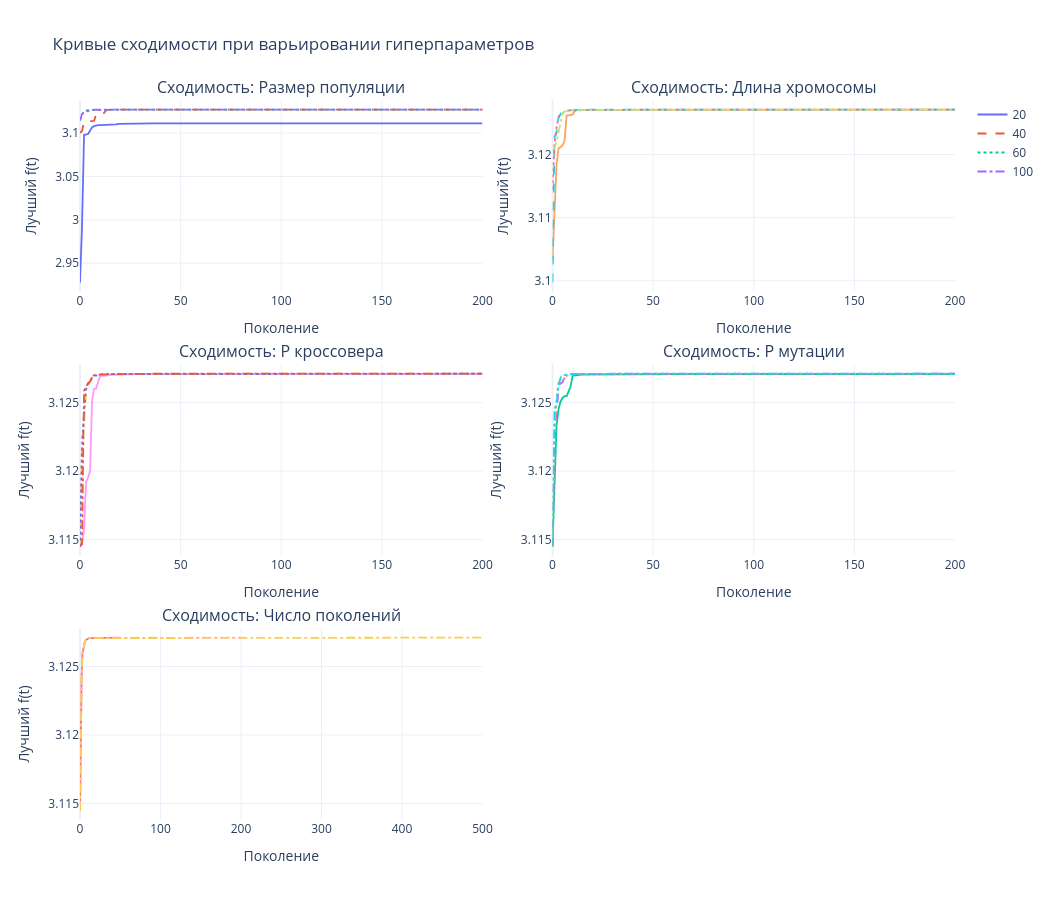

Source (notebook cell):
### Markdown cell above
### Кривые сходимости для различных параметров

### Code cell
fig = make_subplots(
    rows=3, cols=2,
    subplot_titles=[
        f"Сходимость: {PARAM_LABELS[p]}" for p in PARAM_GRID
    ] + [""],
    vertical_spacing=0.10, horizontal_spacing=0.08
)

line_styles = ["solid", "dash", "dot", "dashdot"]

for idx, (param_name, values) in enumerate(PARAM_GRID.items()):
    row, col = positions[idx]
    for j, val in enumerate(values):
        curves = param_results[param_name][val]["convergence"]
        max_len = max(len(c) for c in curves)
        avg_curve = np.zeros(max_len)
        counts = np.zeros(max_len)
        for c in curves:
            avg_curve[:len(c)] += c
            counts[:len(c)] += 1
        avg_curve /= counts

        fig.add_trace(go.Scatter(
            x=np.arange(max_len), y=avg_curve,
            mode="lines", name=f"{val}",
            line=dict(dash=line_styles[j % len(line_styles)], width=1.8),
            legendgroup=param_name,
            showlegend=(idx == 0),
        ), row=row, col=col)

    fig.update_xaxes(title_text="Поколение", row=row, col=col)
    fig.update_yaxes(title_text="Лучший f(t)", row=row, col=col)

fig.update_layout(
    title_text="Кривые сходимости при варьировании гиперпараметров",
    template="plotly_white", width=1050, height=900,
)
fig.write_html(str(OUTPUTS / "05_param_analysis.html"), include_plotlyjs=True)
fig.show()

### Figure 1 — Plotly figure (JSON) as saved in the notebook; plotly's stock layout.template omitted (floating-point values rounded to 4 significant figures; data arrays with more than 128 entries replaced by an {"elided": "..."} marker saying what was removed)
{"data": [{"legendgroup": "pop_size", "line": {"dash": "solid", "width": 1.8}, "mode": "lines", "name": "20", "showlegend": true, "type": "scatter", "x": {"elided": "201 int values"}, "xaxis": "x", "y": {"elided": "201 float values"}, "yaxis": "y"}, {"legendgroup": "pop_size", "line": {"dash": "dash", "width": 1.8}, "mode": "lines", "name": "40", "showlegend": true, "type": "scatter", "x": {"elided": "201 int values"}, "xaxis": "x", "y": {"elided": "201 float values"}, "yaxis": "y"}, {"legendgroup": "pop_size", "line": {"dash": "dot", "width": 1.8}, "mode": "lines", "name": "60", "showlegend": true, "type": "scatter", "x": {"elided": "201 int values"}, "xaxis": "x", "y": {"elided": "201 float values"}, "yaxis": "y"}, {"legendgroup": "pop_size", "line": {"dash": "dashdot", "width": 1.8}, "mode": "lines", "name": "100", "showlegend": true, "type": "scatter", "x": {"elided": "201 int values"}, "xaxis": "x", "y": {"elided": "201 float values"}, "yaxis": "y"}, {"legendgroup": "chrom_length", "line": {"dash": "solid", "width": 1.8}, "mode": "lines", "name": "10", "showlegend": false, "type": "scatter", "x": {"elided": "201 int values"}, "xaxis": "x2", "y": {"elided": "201 float values"}, "yaxis": "y2"}, {"legendgroup": "chrom_length", "line": {"dash": "dash", "width": 1.8}, "mode": "lines", "name": "16", "showlegend": false, "type": "scatter", "x": {"elided": "201 int values"}, "xaxis": "x2", "y": {"elided": "201 float values"}, "yaxis": "y2"}, {"legendgroup": "chrom_length", "line": {"dash": "dot", "width": 1.8}, "mode": "lines", "name": "20", "showlegend": false, "type": "scatter", "x": {"elided": "201 int values"}, "xaxis": "x2", "y": {"elided": "201 float values"}, "yaxis": "y2"}, {"legendgroup": "chrom_length", "line": {"dash": "dashdot", "width": 1.8}, "mode": "lines", "name": "24", "showlegend": false, "type": "scatter", "x": {"elided": "201 int values"}, "xaxis": "x2", "y": {"elided": "201 float values"}, "yaxis": "y2"}, {"legendgroup": "p_cross", "line": {"dash": "solid", "width": 1.8}, "mode": "lines", "name": "0.5", "showlegend": false, "type": "scatter", "x": {"elided": "201 int values"}, "xaxis": "x3", "y": {"elided": "201 float values"}, "yaxis": "y3"}, {"legendgroup": "p_cross", "line": {"dash": "dash", "width": 1.8}, "mode": "lines", "name": "0.7", "showlegend": false, "type": "scatter", "x": {"elided": "201 int values"}, "xaxis": "x3", "y": {"elided": "201 float values"}, "yaxis": "y3"}, {"legendgroup": "p_cross", "line": {"dash": "dot", "width": 1.8}, "mode": "lines", "name": "0.85", "showlegend": false, "type": "scatter", "x": {"elided": "201 int values"}, "xaxis": "x3", "y": {"elided": "201 float values"}, "yaxis": "y3"}, {"legendgroup": "p_cross", "line": {"dash": "dashdot", "width": 1.8}, "mode": "lines", "name": "0.95", "showlegend": false, "type": "scatter", "x": {"elided": "201 int values"}, "xaxis": "x3", "y": {"elided": "201 float values"}, "yaxis": "y3"}, {"legendgroup": "p_mut", "line": {"dash": "solid", "width": 1.8}, "mode": "lines", "name": "0.001", "showlegend": false, "type": "scatter", "x": {"elided": "201 int values"}, "xaxis": "x4", "y": {"elided": "201 float values"}, "yaxis": "y4"}, {"legendgroup": "p_mut", "line": {"dash": "dash", "width": 1.8}, "mode": "lines", "name": "0.01", "showlegend": false, "type": "scatter", "x": {"elided": "201 int values"}, "xaxis": "x4", "y": {"elided": "201 float values"}, "yaxis": "y4"}, {"legendgroup": "p_mut", "line": {"dash": "dot", "width": 1.8}, "mode": "lines", "name": "0.05", "showlegend": false, "type": "scatter", "x": {"elided": "201 int values"}, "xaxis": "x4", "y": {"elided": "201 float values"}, "yaxis": "y4"}, {"legendgroup": "p_mut", "line": {"dash": "dashdot", "width": 1.8}, "mode": "lines", "name": "0.1", "showlegend": false, "type": "scatter", "x": {"elided": "201 int values"}, "xaxis": "x4", "y": {"elided": "201 float values"}, "yaxis": "y4"}, {"legendgroup": "n_generations", "line": {"dash": "solid", "width": 1.8}, "mode": "lines", "name": "50", "showlegend": false, "type": "scatter", "x": [0, 1, 2, 3, 4, 5, 6, 7, 8, 9, 10, 11, 12, 13, 14, 15, 16, 17, 18, 19, 20, 21, 22, 23, 24, 25, 26, 27, 28, 29, 30, 31, 32, 33, 34, 35, 36, 37, 38, 39, 40, 41, 42, 43, 44, 45, 46, 47, 48, 49, 50], "xaxis": "x5", "y": [3.114, 3.122, 3.124, 3.126, 3.126, 3.126, 3.127, 3.127, 3.127, 3.127, 3.127, 3.127, 3.127, 3.127, 3.127, 3.127, 3.127, 3.127, 3.127, 3.127, 3.127, 3.127, 3.127, 3.127, 3.127, 3.127, 3.127, 3.127, 3.127, 3.127, 3.127, 3.127, 3.127, 3.127, 3.127, 3.127, 3.127, 3.127, 3.127, 3.127, 3.127, 3.127, 3.127, 3.127, 3.127, 3.127, 3.127, 3.127, 3.127, 3.127, 3.127], "yaxis": "y5"}, {"legendgroup": "n_generations", "line": {"dash": "dash", "width": 1.8}, "mode": "lines", "name": "100", "showlegend": false, "type": "scatter", "x": [0, 1, 2, 3, 4, 5, 6, 7, 8, 9, 10, 11, 12, 13, 14, 15, 16, 17, 18, 19, 20, 21, 22, 23, 24, 25, 26, 27, 28, 29, 30, 31, 32, 33, 34, 35, 36, 37, 38, 39, 40, 41, 42, 43, 44, 45, 46, 47, 48, 49, 50, 51, 52, 53, 54, 55, 56, 57, 58, 59, 60, 61, 62, 63, 64, 65, 66, 67, 68, 69, 70, 71, 72, 73, 74, 75, 76, 77, 78, 79, 80, 81, 82, 83, 84, 85, 86, 87, 88, 89, 90, 91, 92, 93, 94, 95, 96, 97, 98, 99, 100], "xaxis": "x5", "y": [3.114, 3.122, 3.124, 3.126, 3.126, 3.126, 3.127, 3.127, 3.127, 3.127, 3.127, 3.127, 3.127, 3.127, 3.127, 3.127, 3.127, 3.127, 3.127, 3.127, 3.127, 3.127, 3.127, 3.127, 3.127, 3.127, 3.127, 3.127, 3.127, 3.127, 3.127, 3.127, 3.127, 3.127, 3.127, 3.127, 3.127, 3.127, 3.127, 3.127, 3.127, 3.127, 3.127, 3.127, 3.127, 3.127, 3.127, 3.127, 3.127, 3.127, 3.127, 3.127, 3.127, 3.127, 3.127, 3.127, 3.127, 3.127, 3.127, 3.127, 3.127, 3.127, 3.127, 3.127, 3.127, 3.127, 3.127, 3.127, 3.127, 3.127, 3.127, 3.127, 3.127, 3.127, 3.127, 3.127, 3.127, 3.127, 3.127, 3.127, 3.127, 3.127, 3.127, 3.127, 3.127, 3.127, 3.127, 3.127, 3.127, 3.127, 3.127, 3.127, 3.127, 3.127, 3.127, 3.127, 3.127, 3.127, 3.127, 3.127, 3.127], "yaxis": "y5"}, {"legendgroup": "n_generations", "line": {"dash": "dot", "width": 1.8}, "mode": "lines", "name": "200", "showlegend": false, "type": "scatter", "x": {"elided": "201 int values"}, "xaxis": "x5", "y": {"elided": "201 float values"}, "yaxis": "y5"}, {"legendgroup": "n_generations", "line": {"dash": "dashdot", "width": 1.8}, "mode": "lines", "name": "500", "showlegend": false, "type": "scatter", "x": {"elided": "501 int values"}, "xaxis": "x5", "y": {"elided": "501 float values"}, "yaxis": "y5"}], "layout": {"annotations": [{"font": {"size": 16}, "showarrow": false, "text": "Сходимость: Размер популяции", "x": 0.23, "xanchor": "center", "xref": "paper", "y": 1.0, "yanchor": "bottom", "yref": "paper"}, {"font": {"size": 16}, "showarrow": false, "text": "Сходимость: Длина хромосомы", "x": 0.77, "xanchor": "center", "xref": "paper", "y": 1.0, "yanchor": "bottom", "yref": "paper"}, {"font": {"size": 16}, "showarrow": false, "text": "Сходимость: P кроссовера", "x": 0.23, "xanchor": "center", "xref": "paper", "y": 0.6333, "yanchor": "bottom", "yref": "paper"}, {"font": {"size": 16}, "showarrow": false, "text": "Сходимость: P мутации", "x": 0.77, "xanchor": "center", "xref": "paper", "y": 0.6333, "yanchor": "bottom", "yref": "paper"}, {"font": {"size": 16}, "showarrow": false, "text": "Сходимость: Число поколений", "x": 0.23, "xanchor": "center", "xref": "paper", "y": 0.2667, "yanchor": "bottom", "yref": "paper"}], "height": 900, "title": {"text": "Кривые сходимости при варьировании гиперпараметров"}, "width": 1050, "xaxis": {"anchor": "y", "domain": [0.0, 0.46], "title": {"text": "Поколение"}}, "xaxis2": {"anchor": "y2", "domain": [0.54, 1.0], "title": {"text": "Поколение"}}, "xaxis3": {"anchor": "y3", "domain": [0.0, 0.46], "title": {"text": "Поколение"}}, "xaxis4": {"anchor": "y4", "domain": [0.54, 1.0], "title": {"text": "Поколение"}}, "xaxis5": {"anchor": "y5", "domain": [0.0, 0.46], "title": {"text": "Поколение"}}, "xaxis6": {"anchor": "y6", "domain": [0.54, 1.0]}, "yaxis": {"anchor": "x", "domain": [0.7333, 1.0], "title": {"text": "Лучший f(t)"}}, "yaxis2": {"anchor": "x2", "domain": [0.7333, 1.0], "title": {"text": "Лучший f(t)"}}, "yaxis3": {"anchor": "x3", "domain": [0.3667, 0.6333], "title": {"text": "Лучший f(t)"}}, "yaxis4": {"anchor": "x4", "domain": [0.3667, 0.6333], "title": {"text": "Лучший f(t)"}}, "yaxis5": {"anchor": "x5", "domain": [0.0, 0.2667], "title": {"text": "Лучший f(t)"}}, "yaxis6": {"anchor": "x6", "domain": [0.0, 0.2667]}}}
